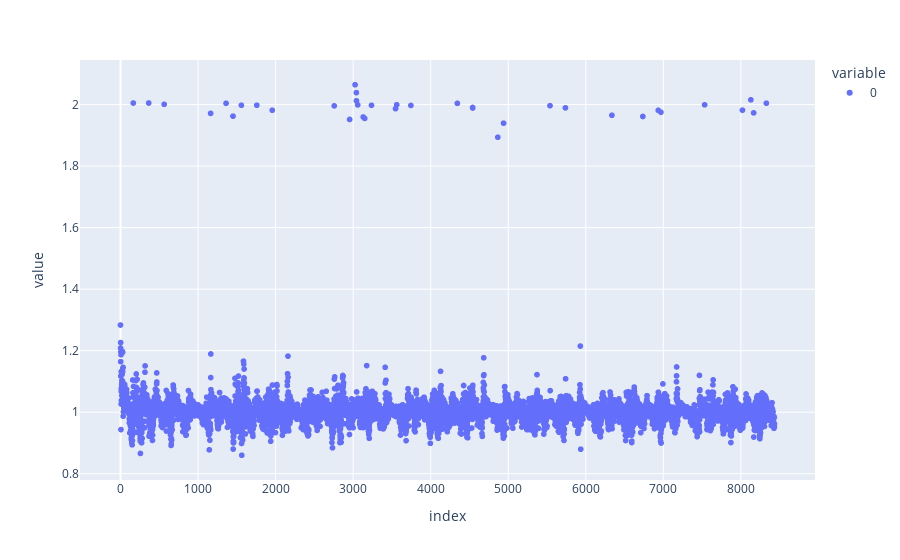

Source (notebook cell):
### Code cell
rough_frequency = len(samples) / len(set(span for _, span in samples))

data = np.array(
    [
        cs.distance(s1, s2)
        / (0.5 * s1.full_speed + 0.5 * s2.full_speed)
        * rough_frequency
        for (s1, _), (s2, _) in zip(samples[:-1], samples[1:])
    ]
)

px.scatter(data)

### Figure 1 — Plotly figure (JSON) as saved in the notebook; plotly's stock layout.template omitted (floating-point values rounded to 4 significant figures; data arrays with more than 128 entries replaced by an {"elided": "..."} marker saying what was removed)
{"data": [{"hovertemplate": "variable=0<br>index=%{x}<br>value=%{y}<extra></extra>", "legendgroup": "0", "marker": {"color": "#636efa", "symbol": "circle"}, "mode": "markers", "name": "0", "showlegend": true, "type": "scattergl", "x": {"elided": "8435 int values"}, "xaxis": "x", "y": {"elided": "8435 float values"}, "yaxis": "y"}], "layout": {"legend": {"title": {"text": "variable"}, "tracegroupgap": 0}, "margin": {"t": 60}, "xaxis": {"anchor": "y", "domain": [0, 1], "title": {"text": "index"}}, "yaxis": {"anchor": "x", "domain": [0, 1], "title": {"text": "value"}}}}
